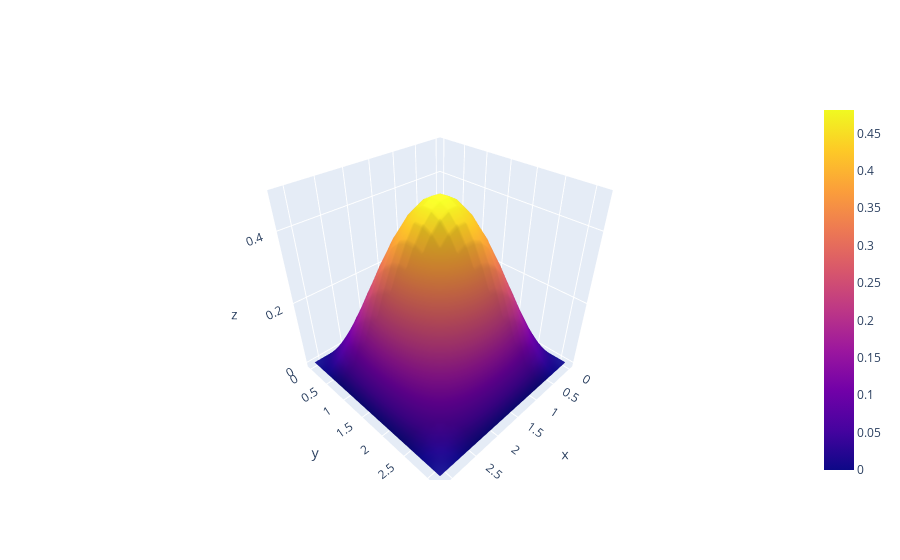

This figure's notebook cell:
### Code cell
fig = go.Figure(data=[go.Surface(z=U_true2[len(T) // 2], x=XX, y=YY)])
fig.show()

### Figure 1 — Plotly figure (JSON) as saved in the notebook; plotly's stock layout.template omitted (floating-point values rounded to 4 significant figures; data arrays with more than 128 entries replaced by an {"elided": "..."} marker saying what was removed)
{"data": [{"type": "surface", "x": [0, 0.1653, 0.3307, 0.496, 0.6614, 0.8267, 0.9921, 1.157, 1.323, 1.488, 1.653, 1.819, 1.984, 2.15, 2.315, 2.48, 2.646, 2.811, 2.976, 3.142], "y": [0, 0.1653, 0.3307, 0.496, 0.6614, 0.8267, 0.9921, 1.157, 1.323, 1.488, 1.653, 1.819, 1.984, 2.15, 2.315, 2.48, 2.646, 2.811, 2.976, 3.142], "z": {"elided": "20x20 float values"}}], "layout": {}}
